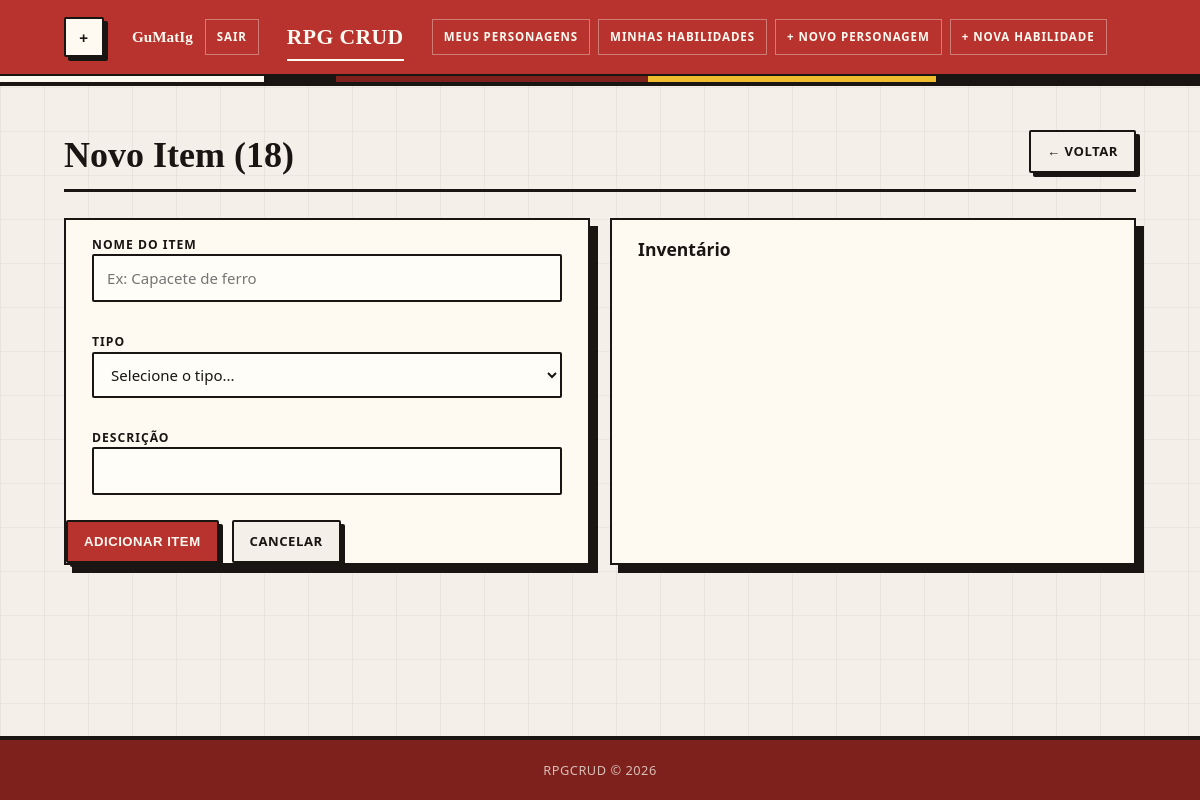
The app's page /pages/item_create.php?id=18 (signed in), older data.
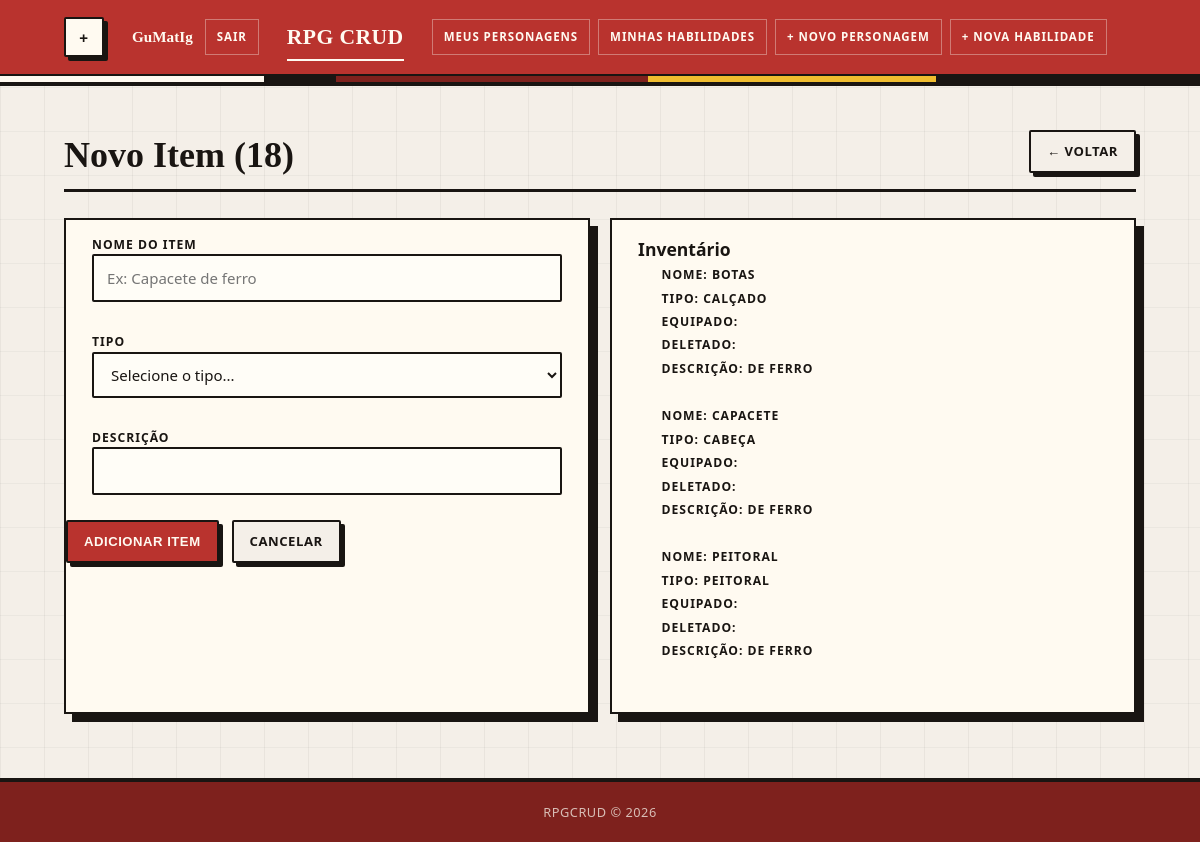
The same page, newer data.
### tables this page shows
CREATE TABLE `item` (
  `id` int(11) NOT NULL,
  `id_personagem` int(11) DEFAULT NULL,
  `nome` varchar(32) DEFAULT NULL,
  `tipo` varchar(32) DEFAULT NULL,
  `descricao` text DEFAULT NULL,
  `equipado` tinyint(1) DEFAULT NULL,
  `deletado` tinyint(1) DEFAULT NULL
);

### config/database.php (called while the page is built, shortened)
<?php
function getConexao(): PDO {
    $dsn = "mysql:host=" . DB_HOST . ";dbname=" . DB_NAME . ";charset=" . DB_CHARSET;
    $opcoes = [
        PDO::ATTR_ERRMODE            => PDO::ERRMODE_EXCEPTION,
        PDO::ATTR_DEFAULT_FETCH_MODE => PDO::FETCH_ASSOC,
        PDO::ATTR_EMULATE_PREPARES   => false,
    ];
    return new PDO($dsn, DB_USER, DB_PASS, $opcoes);
}

### repository/ItemRepository.php (called while the page is built, shortened)
<?php
require_once __DIR__ . '/../config/database.php';
require_once __DIR__ . '/../entity/Item.php';
class ItemRepository {
    private PDO $pdo;
    public function __construct() {
        $this->pdo = getConexao();
    }
    public function listarPorPersonagem(int $id_personagem): array {
        $stmt = $this->pdo->prepare(
            'SELECT * FROM item WHERE id_personagem = :id_p ORDER BY nome ASC'
        );
        $stmt->execute([':id_p' => $id_personagem]);
        $lista = [];
        foreach ($stmt->fetchAll() as $dados) {
            $lista[] = new Item($dados);
        }
        return $lista;
    }
}

### entity/Item.php (called while the page is built, shortened)
<?php
class Item {
    private string $nome;
    private string $tipo;
    private string $descricao;
    public function __construct(array $dados) {
        $this->nome              =        $dados['nome']           ?? '';
        $this->tipo              =        $dados['tipo']           ?? '';
        $this->descricao         =        $dados['descricao']      ?? '';
    }
    public function getNome():            string { return $this->nome; }
    public function getTipo():            string { return $this->tipo; }
    public function getDescricao():       string { return $this->descricao; }
}

### pages/item_create.php (the view, shortened to what this page needs)
<?php
require_once __DIR__ . '/../repository/ItemRepository.php';
$repo_item = new ItemRepository();
$id_personagem = 0;
if (isset($_GET['id'])) {
    $id_personagem = (int) $_GET['id'];
}
$inventario = $repo_item->listarPorPersonagem($id_personagem);
$nome = '';
$descricao = '';
require_once __DIR__ . '/../includes/header.php';
?>
<div class="page-header">
  <h2>Novo Item (<?= $id_personagem ?>)</h2>
  <a href="index.php" class="btn btn-ghost">← Voltar</a>
</div>
<div class="form">
  <div class="form-card">
    <form method="POST" action="item_create.php?id=<?=$id_personagem?>" enctype="multipart/form-data">
      <div class="form-group">
        <label for="nome">Nome do Item</label>
        <input
          type="text"
          id="nome"
          name="nome"
          placeholder="Ex: Capacete de ferro"
          value="<?= htmlspecialchars($nome) ?>"
          required
        />
      </div>
      <div class="form-group">
        <label for="tipo">Tipo</label>
        <select id="tipo" name="tipo" required>
          <option value="">Selecione o tipo...</option>
        </select>
      </div>
      <div class="form-group">
        <label for="descricao">Descrição</label>
        <input
          type="text"
          id="descricao"
          name="descricao"
          value="<?= htmlspecialchars($descricao) ?>"
          required
        />
      </div>
      <div class="form-actions">
        <button type="submit" class="btn btn-primary">Adicionar Item</button>
        <a href="index.php" class="btn btn-ghost">Cancelar</a>
      </div>
    </form>
  </div>
  <div class="form-card">
    <div class="form-group">
        <h3 for="inventario">Inventário</h3>
        <?php foreach ($inventario as $indice => $it): ?>
        <div class="form-group2">
          <label for="nome">Nome: <?= $it->getNome() ?></label>
        </div>
        <div class="form-group2">
          <label for="tipo">Tipo: <?= $it->getTipo() ?></label>
        </div>
        <div class="form-group2">
          <label for="equipado">Equipado: <?= $it->getEquipado() ?></label>
        </div>
        <div class="form-group2">
          <label for="deletado">Deletado: <?= $it->getDeletado() ?></label>
        </div>
        <div class="form-group2">
          <label for="descricao">Descrição: <?= $it->getDescricao() ?></label>
        </div>
        <br>
        <?php endforeach; ?>
    </div>
  </div>
</div>
<?php require_once __DIR__ . '/../includes/footer.php'; ?>

### includes/header.php (shortened to what this page needs)
<!DOCTYPE html>
<html lang="pt-BR">
<head>
  <link rel="stylesheet" href="../assets/style.css" />
</head>
<body>
<header class="site-header">
  <div class="header-inner">
  <button id="btnMenu" class="btn">+</button>
    <div class="header-user">
      <?php
        $nomeUser = $_SESSION['usuario_nome'] ?? 'Usuário';
      ?>
      <a href="../pages/perfil.php" class="user-name">
        <?= htmlspecialchars($nomeUser) ?>
      </a>
      <a href="../pages/logout.php" class="btn-logout">Sair</a>
    </div>
    <a href="../pages/index.php" class="logo">RPG CRUD</a>
    <nav class="nav">
      <a href="../pages/index.php">Meus Personagens</a>
      <a href="../pages/index2.php">Minhas Habilidades</a>
      <a href="../pages/personagem_create.php">+ Novo Personagem</a>
      <a href="../pages/habilidade_create.php">+ Nova Habilidade</a>
    </nav>
  </div>
</header>
<main class="container">

### includes/footer.php
</main>
<footer class="site-footer">
  <div class="footer-inner">
    <p>RPGCRUD &copy; <?= date('Y') ?></p>
  </div>
</footer>
</body>
</html>

Row changes from the older to the newer data that the page shows:
added item: nome "BOTAS", tipo "CALÇADO", descricao "DE FERRO"
added item: nome "CAPACETE", tipo "CABEÇA", descricao "DE FERRO"
added item: nome "PEITORAL", tipo "PEITORAL", descricao "DE FERRO"
